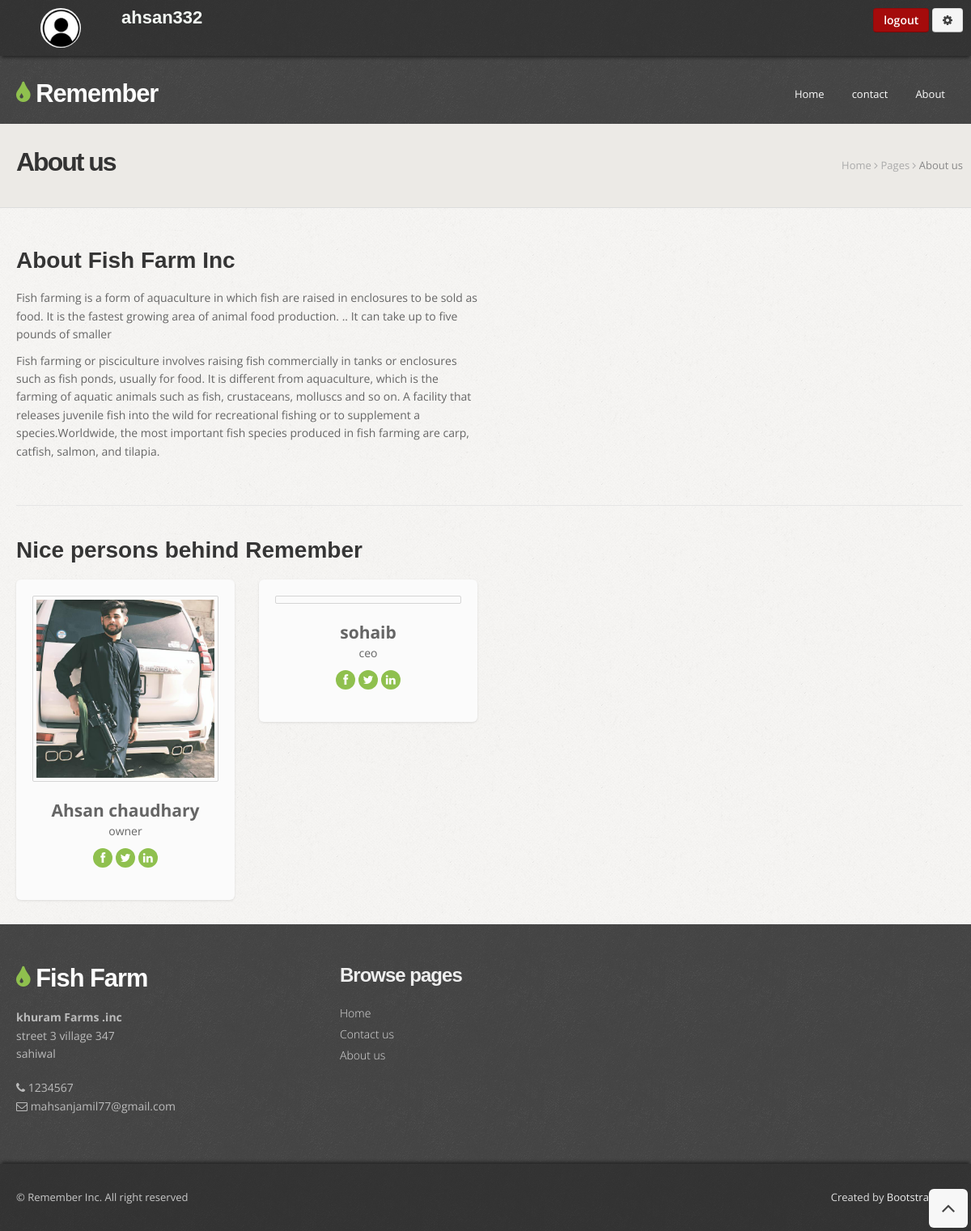
The page /about/ (signed in) on the database its author committed.
### fishfarm/models.py (models this page shows)
class About_Info(models.Model):
    basic_info = models.CharField(max_length=200)
    detail_info = models.CharField(max_length=500)

class About_us(models.Model):
    person_name = models.CharField(max_length=100)
    Designation = models.CharField(max_length=100)
    Person_image = models.ImageField(upload_to='images/')

class Address(models.Model):
    name = models.CharField(max_length=100)
    Company_name = models.CharField(max_length=100)
    Street_address = models.CharField(max_length=300)
    city = models.CharField(max_length=100)
    mobile = models.CharField(max_length=100)
    email = models.EmailField(max_length=100)

### fishfarm/views.py (the view)
# urls.py: path('about/', views.about , name='about'),
def about(request):
    add = Address.objects.all()
    dataset = About_us.objects.all()
    datset = About_Info.objects.all()
    return render(request,'about.html',{'about':dataset,'info':datset,'ad':add})

### fishfarm/templates/about.html (shortened to what this page needs)
<!DOCTYPE html>
<html lang="en">
<head>
  {% load static %}
  <link href="{%  static 'css/bootstrap.css'%}" rel="stylesheet" />
  <link href="{%  static 'css/bootstrap-responsive.css'%}" rel="stylesheet" />
  <link href="{%  static 'css/prettyPhoto.css'%}" rel="stylesheet" />
  <link href="{%  static 'css/style.css'%}" rel="stylesheet">
  <link id="t-colors" href="color/default.css" rel="stylesheet" />
</head>
<body>
  <div id="wrapper">
    <header>
      <div class="top">
        <div class="container">
          <div class="row">
            <div class="span6" style="float: left;">
              {% if user.is_authenticated %}
              <div class="span1" style="float: left;">
                <img src="{%  static 'img/download (1).png'%}" alt="Girl in a jacket" width="50px" height="50px" style="border-radius: 50%;">
              </div>
              <div class="span1">
                <ul class="topmenu">
                  <li><h6 style="color: rgb(245, 250, 245);">{{request.user}}</h6></li>
               </ul>
              </div>
              {% else %}
                <ul class="topmenu">
                  <li><a href="#">Home</a> &#47;</li>
                  <li><a href="{% url 'signin'%}">Sign in</a> &#47;</li>
                </ul>
              {% endif %}
            </div>
            <div class="span6">
              <ul class="social-network">
                {% if user.is_authenticated %}
                <li>
                  <a href="/logout" class="btn btn-danger">logout</a>
                </li>
                <li>
                <a href="#" class="btn btn-red"><i class="icon-cog"></i> </a>
                </li>
                {% endif %}
              </ul>
            </div>
          </div>
        </div>
      </div>
      <div class="container">
        <div class="row nomargin">
          <div class="span4">
            <div class="logo">
              <h1><a href="index.html"><i class="icon-tint"></i> Remember</a></h1>
            </div>
          </div>
          <div class="span8">
            <div class="navbar navbar-static-top">
              <div class="navigation">
                <nav>
                  <ul class="nav topnav">
                    <li><a href="{% url 'index'%}">Home</a></li>
                    <li>
                      <a href="{% url 'contact'%}">contact </a>
                    </li>
                    <li>
                      <a href="{% url 'about'%}">About </a>
                    </li>
                  </ul>
                </nav>
              </div>
            </div>
          </div>
        </div>
      </div>
    </header>
    <section id="inner-headline">
      <div class="container">
        <div class="row">
          <div class="span4">
            <div class="inner-heading">
              <h2>About us</h2>
            </div>
          </div>
          <div class="span8">
            <ul class="breadcrumb">
              <li><a href="index.html">Home</a> <i class="icon-angle-right"></i></li>
              <li><a href="#">Pages</a> <i class="icon-angle-right"></i></li>
              <li class="active">About us</li>
            </ul>
          </div>
        </div>
      </div>
    </section>
    <section id="content">
      <div class="container">
        <div class="row">
          <div class="span6">
            <h4>About Fish Farm Inc</h4>
            {% for dat in info %}
            <p>
              {{dat.basic_info}}
            </p>
            <p>
              {{dat.detail_info}}
            </p>
            {% endfor %}
          </div>
          <div class="span6">
            <iframe src="http://player.vimeo.com/video/24535181?title=0&amp;byline=0" width="500" height="281"
              seamless></iframe>
          </div>
        </div>
        <div class="row">
          <div class="span12">
            <div class="solidline"></div>
          </div>
        </div>
        <div class="row team">
          <div class="span12">
            <h4>Nice persons behind Remember</h4>
          </div>
          {% for data in about %}
          <div class="span3">
            <div class="team-box">
              <a href="#" class="thumbnail"><img src={{data.Person_image.url}} alt="" /></a>
              <div class="roles aligncenter">
                <p class="lead"><strong>{{data.person_name}}</strong></p>
                <p>
                  {{data.Designation}}
                </p>
                <p>
                  <a href="#"><i class="icon-facebook icon-circled icon-bglight active"></i></a>
                  <a href="#"><i class="icon-twitter icon-circled icon-bglight active"></i></a>
                  <a href="#"><i class="icon-linkedin icon-circled icon-bglight active"></i></a>
                </p>
              </div>
            </div>
          </div>
          {% endfor %}
        </div>
      </div>
    </section>
    <footer>
      <div class="container">
        <div class="row">
          <div class="span4">
            <div class="widget">
              {% for datas in ad %}
              <div class="footer_logo">
                <h3><a href="{% url 'index'%}"><i class="icon-tint"></i> {{datas.name}}</a></h3>
              </div>
              <address>
                <strong>{{datas.Company_name}}</strong><br>
                {{datas.Street_address}}<br>
                {{datas.city}}
              </address>
              <p>
                <i class="icon-phone"></i> {{datas.mobile}} <br>
                <i class="icon-envelope-alt"></i> {{datas.email}}
              </p>
              {% endfor %}
            </div>
          </div>
          <div class="span4">
            <div class="widget">
              <h5 class="widgetheading">Browse pages</h5>
              <ul class="link-list">
                <li><a href="{% url 'index'%}">Home</a></li>
                <li><a href="{% url 'contact'%}">Contact us</a></li>
                <li><a href="{% url 'about'%}">About us</a></li>
              </ul>
            </div>
          </div>
          <div class="span4">
          </div>
        </div>
      </div>
      <div id="sub-footer">
        <div class="container">
          <div class="row">
            <div class="span6">
              <div class="copyright">
                <p><span>&copy; Remember Inc. All right reserved</span></p>
              </div>
            </div>
            <div class="span6">
              <div class="credits">
                Created by <a href="https://bootstrapmade.com/">BootstrapMade</a>
              </div>
            </div>
          </div>
        </div>
      </div>
    </footer>
  </div>
  <a href="#" class="scrollup"><i class="icon-angle-up icon-rounded icon-bglight icon-2x"></i></a>
</body>
</html>

### fishfarm/static/css/style.css (style rules this page uses)
body { font-family:'Open Sans', Arial, sans-serif; font-size:14px; font-weight:400; line-height:1.6em; color:#656565; }
a { color:#4b5056; }
.bold { font-weight:900; }
.container { padding:0 20px 0 20px; position:relative; }
.row { margin-bottom:30px; }
.row.nomargin { margin-bottom:0; }
iframe { border:none; }
header { background: url(../img/header-pattern-150.png) repeat; margin:0; padding:0 0 20px; position:relative; z-index:2000; }
header .top { padding:10px 0 10px; margin:0 0 30px; background: url(../img/top-pattern-150.png) repeat; -webkit-box-shadow: 0 4px 4px -2px #222; -moz-box-shadow: 0 4px 4px -2px #222; box-shadow: 0 4px 4px -2px #222; }
header .logo { float:left; }
header .logo h1 { color:#fdfdfd; letter-spacing:-1px; font-size:2.2em; font-weight:900; margin:0; }
header .logo h1 a { color:#fdfdfd; }
header .top .row { margin-bottom:0; }
ul.topmenu { list-style:none; margin:0; }
ul.topmenu li { display:inline; }
ul.social-network { float:right; list-style:none; margin:0; }
ul.social-network li { display:inline; }
header .navigation { float:right; }
header ul.nav li { border:none; margin:0; }
header ul.nav li a { border:none; font-weight:400; }
.navbar .nav > li > a { font-size:13px; color: #fdfdfd; text-shadow: none; }
#content { position:relative; background:#fff; border-top:1px solid #ddd; padding:50px 0 0 0; }
#content { background-image: url(../img/pattern/pat-1.png); background-repeat: repeat; }
#content img { max-width:100%; height:auto; }
#content h4 { font-weight:700; }
#inner-headline { background:#eceae6; position:relative; margin:0; padding:0; }
#inner-headline .inner-heading h2 { color:#333; margin:30px 0 0 0; font-size:32px; letter-spacing:-2px; }
#inner-headline ul.breadcrumb { margin:30px 0 0; float:right; background:none; }
#inner-headline ul.breadcrumb li { margin-bottom:0; padding-bottom:0; }
#inner-headline ul.breadcrumb li { font-size:13px; color:#888; text-shadow:none; }
#inner-headline ul.breadcrumb li i { color:#ababab; }
#inner-headline ul.breadcrumb li a { color:#aaa; text-decoration:none; }
ul.link-list { margin:0; padding:0; list-style:none; }
ul.link-list li { margin:0; padding:2px 0 2px 0; list-style:none; }
footer ul.link-list li a { color:#ddd; font-weight:300; }
footer { padding:50px 0 0 0; color:#bbb; background: url(../img/header-pattern-150.png) repeat; }
footer a { color:#eee; text-decoration:none; }
footer h1, footer h2, footer h3, footer h4, footer h5, footer h6 { color:#eee; }
footer .footer_logo { margin-bottom:20px; }
footer .footer_logo h3 { color:#fdfdfd; letter-spacing:-1px; font-size:2.2em; font-weight:900; margin:0; }
footer .footer_logo h3 a { color:#fdfdfd; }
footer address { line-height:1.6em; }
footer h5.widgetheading { text-transform:none; font-weight:600; letter-spacing:-1px; margin-bottom:20px; }
footer .widget i { color:#bbb; }
#sub-footer { background: url(../img/top-pattern-150.png) repeat; text-shadow:none; color:#ddd; padding:0; padding-top:30px; margin:20px 0 0 0; -webkit-box-shadow: 0 -4px 4px -2px #222; -moz-box-shadow: 0 -4px 4px -2px #222; box-shadow: 0 -4px 4px -2px #222; }
#sub-footer p { margin:0; padding:0; }
#sub-footer span { color:#c7c7c7; }
.copyright p { text-align:left; font-size:13px; }
.credits { text-align:right; font-size:13px; }
.solidline { border-top:1px solid #e6e6e6; margin:0 0 10px; }
.scrollup { position:fixed; width:32px; height:32px; bottom:20px; right:20px; }
a.scrollup { outline:0; text-decoration:none; }
.aligncenter { text-align:center; }
a i.icon-bglight, a i.icon-bgdark { display: inline-block; }
[class^="icon-"], [class*=" icon-"] { color:#404040; }

### fishfarm/static/color/default.css (style rules this page uses)
[class^="icon-"].active { color:#8fc04e; }
i.icon-bglight.active { background: #8fc04e; }
.logo h1 [class^="icon-"] { color:#8fc04e; }
.footer_logo h3 [class^="icon-"] { color:#8fc04e; }

### rows shown on the page
About_Info: basic_info "Fish farming is a form of aquaculture in which fish are raised in enclosures to be sold as food. It is the fastest growing area of animal food production. .. It can take up to five pounds of smaller", detail_info "Fish farming or pisciculture involves raising fish commercially in tanks or enclosures such as fish ponds, usually for food. It is different from aquaculture, which is the farming of aquatic animals such as fish, crustaceans, molluscs and so on. A facility that releases juvenile fish into the wild for recreational fishing or to supplement a species.Worldwide, the most important fish species produced in fish farming are carp, catfish, salmon, and tilapia."
About_us: Person_image (picture), person_name "Ahsan chaudhary", Designation "owner"
About_us: person_name "sohaib", Designation "ceo"
Address: name "Fish Farm", Company_name "khuram Farms .inc", Street_address "street 3 village 347", city "sahiwal", mobile "1234567", email "mahsanjamil77@gmail.com"

### other values the page prints
{{ request.user }} "ahsan332"
